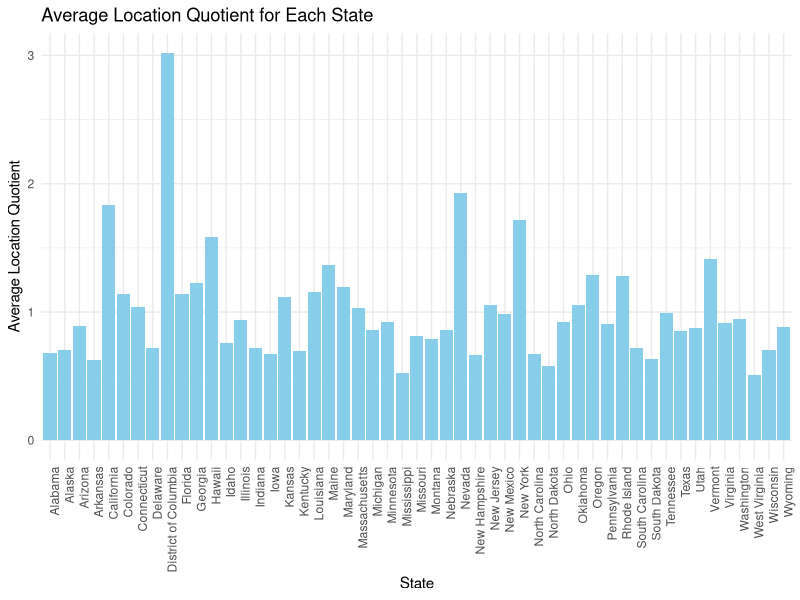
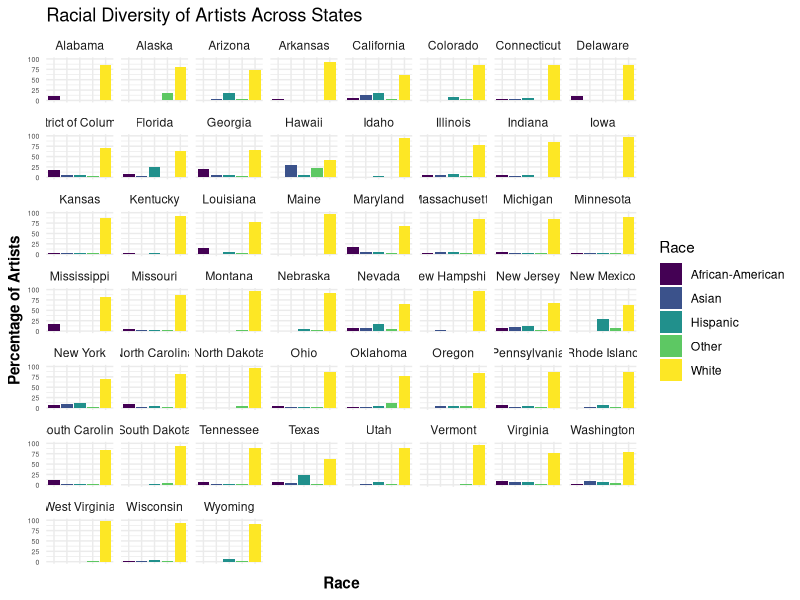
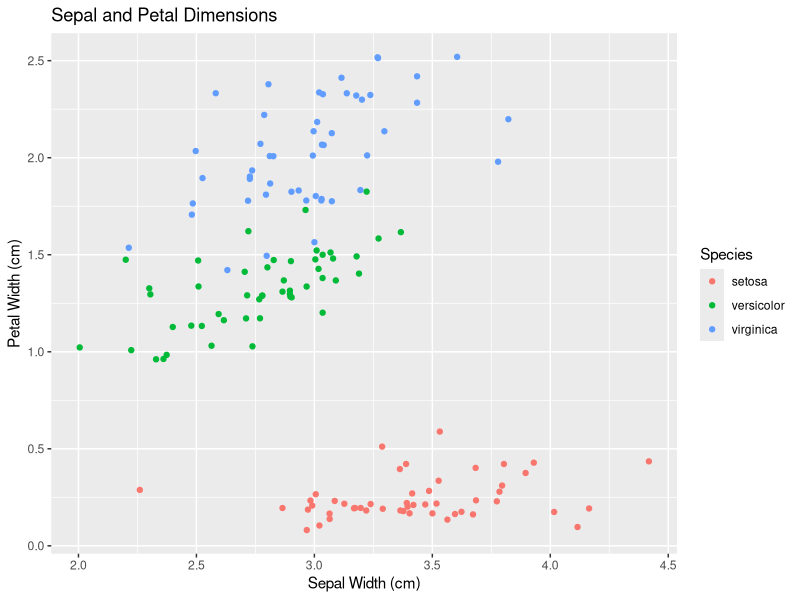

These figures' R source, in order:
## ---- chunk 1
#| echo: false
2 * 2
## ---- chunk 2
#| echo: false
# Assuming you have loaded your dataset into a data frame named 'artist'
# Replace 'your_data.csv' with the actual file path if you are reading from a CSV file

# Load required libraries
library(dplyr)
library(ggplot2)

# Import the dataset
artist <- read.csv("artists.csv")  # Replace with the actual file path
artist <- na.omit(artist)

# Calculate average location quotient for each state
average_location_quotient <- artist %>%
  group_by(state) %>%
  summarize(average_location_quotient = mean(location_quotient))

# Bar plot of average location quotient for each state
ggplot(average_location_quotient, aes(x = state, y = average_location_quotient)) +
  geom_bar(stat = "identity", fill = "skyblue") +
  labs(title = "Average Location Quotient for Each State",
       x = "State",
       y = "Average Location Quotient") +
  theme_minimal() +
  theme(axis.text.x = element_text(angle = 90, hjust = 1))

## ---- chunk 3
    # Assuming you have loaded your dataset into a data frame named 'artist'
    # Replace 'your_data.csv' with the actual file path if you are reading from a CSV file

    # Load required libraries
    library(tidyverse)
    library(viridis)

    # Import the dataset
    artist <- read.csv("artists.csv")  # Replace with the actual file path
    artist <- na.omit(artist)

    # Process data and create plot
    data_processed <- artist %>%
      group_by(state, race) %>%
      summarise(artists_n = sum(artists_n)) %>%
      group_by(state) %>%
      mutate(percentage_of_artists = (artists_n / sum(artists_n)) * 100)

    # Create a bar plot using ggplot2 with facets for each state
    ggplot(data_processed, aes(x = race, y = percentage_of_artists, fill = race)) +
      geom_bar(stat = "identity", position = "dodge") +
      facet_wrap(~state) +
      labs(title = "Racial Diversity of Artists Across States",
           x = "Race",
           y = "Percentage of Artists",
           fill = "Race") +
      theme_minimal() +
      theme(axis.text.x = element_text(angle = 0, hjust = 1, size = 0),
            axis.text.y = element_text(size = 5),
            axis.title = element_text(face = "bold"),
            legend.position = "right") +  # Move the legend to the right
      scale_fill_viridis(discrete = TRUE)
## ---- chunk 4
#| label: fig-iris
#| fig-width: 8
#| fig-height: 4 # Change the figure dimensions using fig-width/height
#| out-width: 80% # This changes the size of the figure as rendered in the text. 
#| fig-cap: "This figure shows the relationship between sepal width and petal width in irises. I've used geom_jitter to combat overplotting, as the data are measured in relatively consistent increments. The figure is drawn with `ggplot2` [@ggplot2-package]."
#| echo: false


data(iris)
library(ggplot2)
ggplot(iris, aes(x = Sepal.Width, y = Petal.Width, color = Species)) + 
  geom_jitter() + 
  xlab("Sepal Width (cm)") + ylab("Petal Width (cm)") + 
  ggtitle("Sepal and Petal Dimensions")
